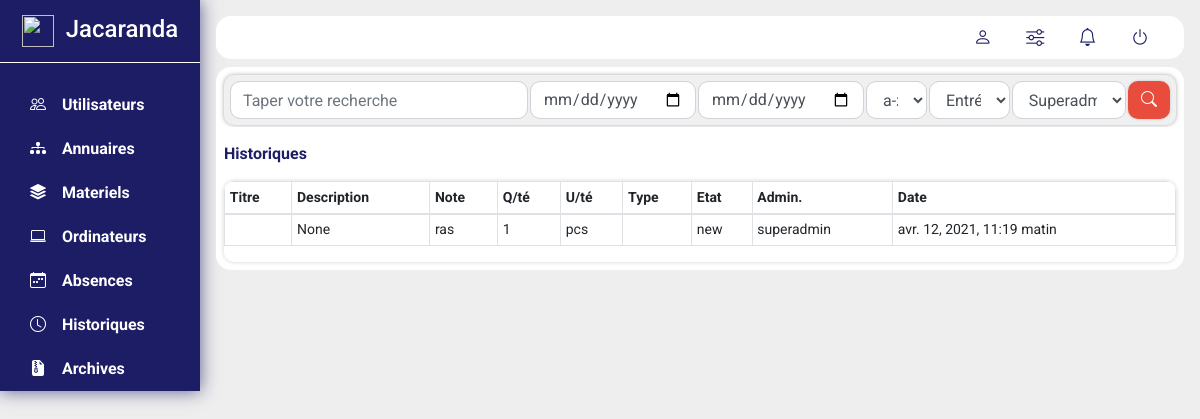
The page /materials/history on the database as committed earlier.
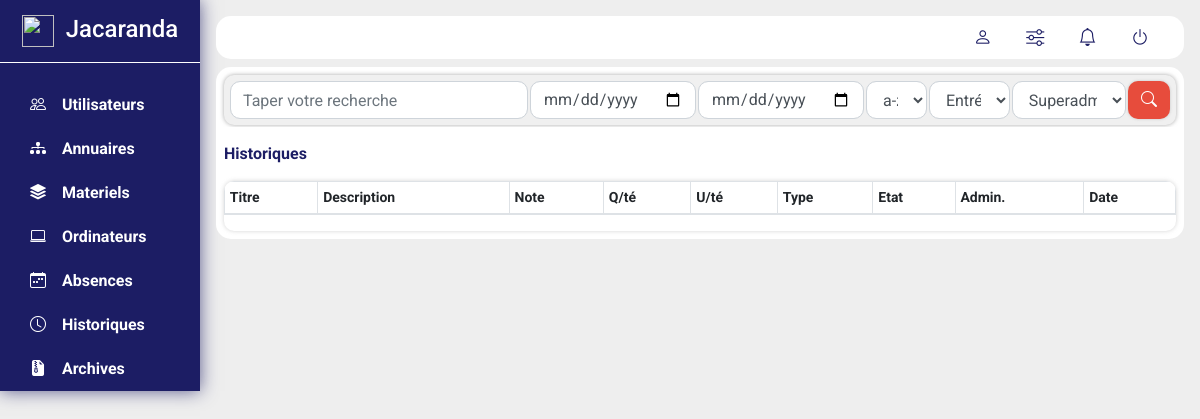
The same page on the database as committed later.
### materials/models.py (models this page shows, shortened)
class MouvmentHistory(models.Model):
    class Meta:
        db_table = 'mouvment_history'
    title = models.CharField(max_length=100)
    product_id = models.IntegerField(null=True)
    description = models.TextField(null=True)
    note = models.TextField(null=True)
    quantity = models.IntegerField()
    unity = models.CharField(max_length=20)
    types = models.CharField(max_length=50)
    state = models.CharField(max_length=10)
    administrator = models.CharField(max_length=50)
    created_at = models.DateTimeField(auto_now_add=True)

### materials/views.py (the view)
# urls.py: path('history', MaterialView.history, name='history_material'),
    def history(request):
        try:
            history = MouvmentHistory.objects.all()
        except:
            return HttpResponse('Connection error', status=500)
        return render(request, 'material/history.html', {'history':history})

### materials/templates/material/history.html (shortened to what this page needs)
{% extends 'layout.html' %}
{% block content %}
    <div class="container-fluid sublink">
        <table>
            <tr>
                <td width="300">
                    <input type="search" name="" placeholder="Taper votre recherche" class="form-control">
                </td>
                <td>
                    <input type="date" name="" class="form-control">
                </td>
                <td>
                    <input type="date" name="" class="form-control">
                </td>
                <td>
                    <select name="" class="form-control">
                        <option value="">a-z</option>
                    </select>
                </td>
                <td>
                    <select name="" class="form-control">
                        <option value="">Entrée</option>
                    </select>
                </td>
                <td>
                    <select name="" class="form-control">
                        <option value="">Superadmin</option>
                    </select>
                </td>
                <td>
                    <button class="btn btn-option"><i class="bi bi-search"></i></button>
                </td>
            </tr>
        </table>
    </div>
    <div class="container-fluid subtitle"> Historiques</div>
    <div class="container-fluid p-0 lists">
        <table class="table table-sm table-bordered">
            <thead>
                <tr>
                    <th>Titre</th>
                    <th>Description</th>
                    <th>Note</th>
                    <th>Q/té</th>
                    <th>U/té</th>
                    <th>Type</th>
                    <th>Etat</th>
                    <th>Admin.</th>
                    <th>Date</th>
                </tr>
            </thead>
            <tbody>
                {% for histo in history %}
                    <tr>
                        <td>{{histo.title}}</td>
                        <td>{{histo.description}}</td>
                        <td>{{histo.note}}</td>
                        <td>{{histo.quantity}}</td>
                        <td>{{histo.unity}}</td>
                        <td>{{histo.type}}</td>
                        <td>{{histo.state}}</td>
                        <td>{{histo.administrator}}</td>
                        <td>{{histo.created_at}}</td>
                    </tr>
                {% endfor %}
            </tbody>
        </table>
    </div>
{% endblock %}

Rows that differ between the two databases and show on the page:
removed MouvmentHistory: description "None", note "ras", quantity "1", unity "pcs", state "new", administrator "superadmin", created_at "avr. 12, 2021, 11:19 matin"
